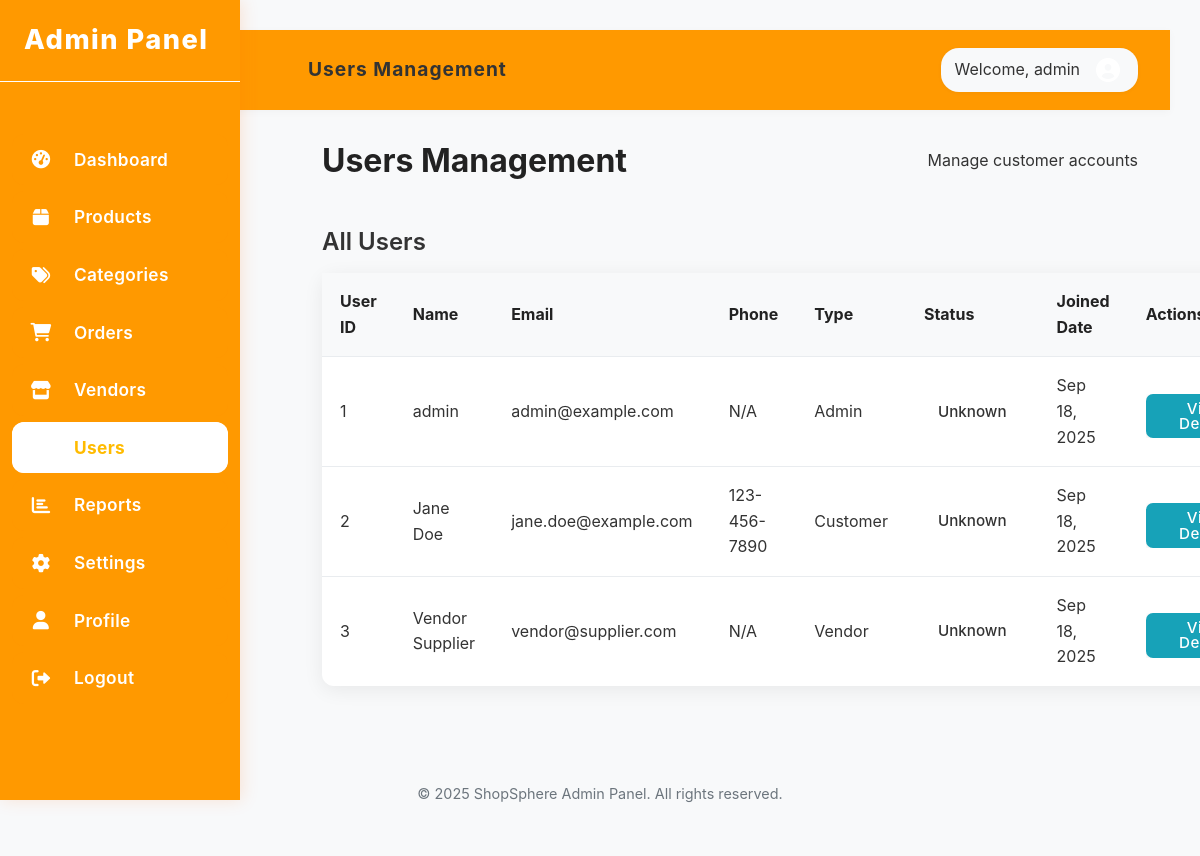
Screenshot of /admin/admin-users.php (signed in) with the database file from the repository.
### tables this page shows
CREATE TABLE users (
    id INT AUTO_INCREMENT PRIMARY KEY,
    username VARCHAR(50) NOT NULL UNIQUE,
    email VARCHAR(100) NOT NULL UNIQUE,
    password VARCHAR(255) NOT NULL,
    user_type ENUM('customer', 'vendor', 'admin') DEFAULT 'customer',
    reset_token VARCHAR(255) DEFAULT NULL,
    reset_token_expires_at DATETIME DEFAULT NULL,
    last_reset_request_at DATETIME DEFAULT NULL,
    created_at TIMESTAMP DEFAULT CURRENT_TIMESTAMP,
    updated_at TIMESTAMP DEFAULT CURRENT_TIMESTAMP ON UPDATE CURRENT_TIMESTAMP
);

CREATE TABLE user_profiles (
    id INT AUTO_INCREMENT PRIMARY KEY,
    user_id INT NOT NULL,
    first_name VARCHAR(50),
    last_name VARCHAR(50),
    phone VARCHAR(20),
    address TEXT,
    city VARCHAR(50),
    state VARCHAR(50),
    country VARCHAR(50),
    zip_code VARCHAR(20),
    avatar VARCHAR(255),
    email_notifications BOOLEAN DEFAULT TRUE,
    sms_notifications BOOLEAN DEFAULT FALSE,
    marketing_communications BOOLEAN DEFAULT FALSE,
    FOREIGN KEY (user_id) REFERENCES users (id) ON DELETE CASCADE
);

### admin/admin-users.php (the view, shortened to what this page needs)
<?php
$database = new Database();
$db = $database->getConnection();
$page_title = "Users Management";
$query = "SELECT u.*, up.first_name, up.last_name, up.phone
          FROM users u
          LEFT JOIN user_profiles up ON u.id = up.user_id
          ORDER BY u.created_at DESC";
$stmt = $db->prepare($query);
$stmt->execute();
$users = $stmt->fetchAll(PDO::FETCH_ASSOC);
include_once '../includes/admin-header.php';
?>
<link rel="stylesheet" href="../assets/css/pages/admin-users.css">
<div class="admin-users-container">
    <div class="admin-users-header">
        <h1>Users Management</h1>
        <p>Manage customer accounts</p>
    </div>
    <div>
        <div>
            <h2>All Users</h2>
        </div>
        <div>
            <?php if (!empty($users)): ?>
                <table class="users-table">
                    <thead>
                        <tr>
                            <th>User ID</th>
                            <th>Name</th>
                            <th>Email</th>
                            <th>Phone</th>
                            <th>Type</th>
                            <th>Status</th>
                            <th>Joined Date</th>
                            <th>Actions</th>
                        </tr>
                    </thead>
                    <tbody>
                        <?php foreach ($users as $user): ?>
                            <tr>
                                <td data-label="User ID"><?php echo $user['id']; ?></td>
                                <td data-label="Name">
                                    <?php
                                    $full_name = trim($user['first_name'] . ' ' . $user['last_name']);
                                    echo !empty($full_name) ? htmlspecialchars($full_name) : htmlspecialchars($user['username']);
                                    ?>
                                </td>
                                <td data-label="Email"><?php echo htmlspecialchars($user['email']); ?></td>
                                <td data-label="Phone"><?php echo !empty($user['phone']) ? htmlspecialchars($user['phone']) : 'N/A'; ?></td>
                                <td data-label="Type">
                                    <span class="badge badge-<?php echo $user['user_type']; ?>">
                                        <?php echo ucfirst($user['user_type']); ?>
                                    </span>
                                </td>
                                <td data-label="Status">
                                    <span class="user-status <?php echo isset($user['status']) ? $user['status'] : 'unknown'; ?>">
                                        <?php echo isset($user['status']) ? ucfirst($user['status']) : 'Unknown'; ?>
                                    </span>
                                </td>
                                <td data-label="Joined Date"><?php echo date('M j, Y', strtotime($user['created_at'])); ?></td>
                                <td data-label="Actions">
                                    <div class="action-buttons">
                                        <a href="admin-user-details.php?id=<?php echo $user['id']; ?>" class="btn btn-edit">View Details</a>
                                    </div>
                                </td>
                            </tr>
                        <?php endforeach; ?>
                    </tbody>
                </table>
            <?php else: ?>
                <p class="text-center">No users found.</p>
            <?php endif; ?>
        </div>
    </div>
</div>
<?php
include_once '../includes/admin-footer.php';
?>

### includes/admin-header.php (shortened to what this page needs)
<!DOCTYPE html>
<html lang="en">
<head>
    <link rel="stylesheet" href="../assets/css/style.css">
    <link rel="stylesheet" href="../../assets/css/pages/admin-dashboard.css">
    <link rel="stylesheet" href="../../assets/css/pages/admin-profile.css">
    <link rel="stylesheet" href="../../assets/css/pages/admin-header.css">
    <link rel="stylesheet" href="../../assets/css/pages/admin-login.css">
    <link href="https://cdnjs.cloudflare.com/ajax/libs/font-awesome/6.0.0/css/all.min.css" rel="stylesheet">
</head>
<body class="admin-body">
    <div class="admin-wrapper">
        <aside class="admin-sidebar">
            <div class="sidebar-header">
                <h2 style="color:#fff !important;">Admin Panel</h2>
            </div>
            <nav class="sidebar-nav">
                <ul>
                    <li class="nav-item <?php echo basename($_SERVER['PHP_SELF']) == 'admin-dashboard.php' ? 'active' : ''; ?>">
                        <a href="admin-dashboard.php" class="nav-link"><i class="fas fa-tachometer-alt"></i><span>Dashboard</span></a>
                    </li>
                    <li class="nav-item <?php echo basename($_SERVER['PHP_SELF']) == 'admin-products.php' ? 'active' : ''; ?>">
                        <a href="admin-products.php" class="nav-link"><i class="fas fa-box"></i><span>Products</span></a>
                    </li>
                    <li class="nav-item <?php echo basename($_SERVER['PHP_SELF']) == 'admin-categories.php' ? 'active' : ''; ?>">
                        <a href="admin-categories.php" class="nav-link"><i class="fas fa-tags"></i><span>Categories</span></a>
                    </li>
                    <li class="nav-item <?php echo basename($_SERVER['PHP_SELF']) == 'admin-orders.php' ? 'active' : ''; ?>">
                        <a href="admin-orders.php" class="nav-link"><i class="fas fa-shopping-cart"></i><span>Orders</span></a>
                    </li>
                    <li class="nav-item <?php echo basename($_SERVER['PHP_SELF']) == 'admin-vendors.php' ? 'active' : ''; ?>">
                        <a href="admin-vendors.php" class="nav-link"><i class="fas fa-store"></i><span>Vendors</span></a>
                    </li>
                    <li class="nav-item <?php echo basename($_SERVER['PHP_SELF']) == 'admin-users.php' ? 'active' : ''; ?>">
                        <a href="admin-users.php" class="nav-link"><i class="fas fa-users"></i><span>Users</span></a>
                    </li>
                    <li class="nav-item <?php echo basename($_SERVER['PHP_SELF']) == 'admin-reports.php' ? 'active' : ''; ?>">
                        <a href="admin-reports.php" class="nav-link"><i class="fas fa-chart-bar"></i><span>Reports</span></a>
                    </li>
                    <li class="nav-item <?php echo basename($_SERVER['PHP_SELF']) == 'admin-settings.php' ? 'active' : ''; ?>">
                        <a href="admin-settings.php" class="nav-link"><i class="fas fa-cog"></i><span>Settings</span></a>
                    </li>
                    <li class="nav-item <?php echo basename($_SERVER['PHP_SELF']) == 'admin-profile.php' ? 'active' : ''; ?>">
                        <a href="admin-profile.php" class="nav-link"><i class="fas fa-user"></i><span>Profile</span></a>
                    </li>
                    <li class="nav-item <?php echo basename($_SERVER['PHP_SELF']) == 'admin-logout.php' ? 'active' : ''; ?>">
                        <a href="admin-logout.php" class="nav-link"><i class="fas fa-sign-out-alt"></i><span>Logout</span></a>
                    </li>
                </ul>
            </nav>
        </aside>
        <main class="admin-main">
            <header class="admin-topnav">
                <div class="topnav-left">
                    <h1><?php echo isset($page_title) ? $page_title : 'Dashboard'; ?></h1>
                </div>
                <div class="topnav-right">
                    <div class="admin-user">
                        <span>Welcome, <?php echo $_SESSION['username']; ?></span>
                        <div class="user-avatar">
                            <i class="fas fa-user-circle"></i>
                        </div>
                    </div>
                </div>
            </header>

### includes/admin-footer.php (shortened to what this page needs)
<footer class="admin-footer" style="padding:24px;text-align:center;background:#f8f9fa;color:#6c757d;margin-top:40px;">
    <div class="container">
        <span>&copy; <?php echo date('Y'); ?> ShopSphere Admin Panel. All rights reserved.</span>
    </div>
</footer>
</body>
</html>

### assets/css/style.css (style rules this page uses)
* { margin: 0; padding: 0; box-sizing: border-box; }
body { font-family: 'MTN Brighter Sans', -apple-system, BlinkMacSystemFont, "Segoe UI", Roboto, Helvetica, Arial, sans-serif; line-height: 1.6; color: #333; background-color: #f8f9fa; }
.container { width: 100%; max-width: 1200px; margin: 0 auto; padding: 0 15px; }

### assets/css/pages/admin-dashboard.css (style rules this page uses)
.nav-link { display: flex; align-items: center; padding: 1rem 1.7rem; color: #ff6600; font-family: 'Inter', sans-serif; font-size: 1.12rem; border-radius: 14px; transition: background 0.2s, color 0.2s, box-shadow 0.2s; text-decoration: none; background: #fff; letter-spacing: 0.02em; white-space: nowrap; box-shadow: 0 2px 12px rgba(255,102,0,0.10); font-weight: 600; }
.nav-link i { margin-right: 1rem; font-size: 1.25rem; filter: none; }
.btn { display: inline-flex; align-items: center; justify-content: center; padding: 8px 16px; border-radius: 8px; text-decoration: none; font-weight: 500; font-size: 0.9rem; cursor: pointer; transition: var(--transition); border: none; gap: 6px; }
.action-buttons { display: flex; gap: 8px; }

### assets/css/pages/admin-header.css (style rules this page uses)
.sidebar-header, .sidebar-header h2 { display: flex !important; visibility: visible !important; opacity: 1 !important; }
.admin-sidebar { width: 240px; background: #ff9900; color: #fff; display: flex; flex-direction: column; min-height: 100vh; position: fixed; top: 0; left: 0; box-shadow: 2px 0 16px rgba(255, 102, 0, 0.15); z-index: 100; }
.sidebar-header { padding: 24px; display: flex; align-items: center; justify-content: flex-start; border-bottom: 1px solid #fff; background: transparent; }
.sidebar-header h2 { font-size: 1.7rem; font-weight: 800; margin: 0; color: #fff; letter-spacing: 1.5px; }
.sidebar-nav { flex: 1; overflow-y: auto; scrollbar-width: none; -ms-overflow-style: none; }
.sidebar-nav ul { list-style: none; padding: 12px 0; margin: 0; margin-top: 1rem; }
.nav-item { margin: 0 12px 6px 12px; border-radius: 12px; overflow: hidden; transition: background-color 0.2s, box-shadow 0.2s; }
.nav-item.active { background: #fff; }
.nav-link { display: flex; align-items: center; gap: 12px; padding: 12px 18px; color: #fff !important; background: #ff9900 !important; text-decoration: none; font-size: 1.08rem; font-weight: 600; white-space: nowrap; transition: background 0.2s, color 0.2s, box-shadow 0.2s; border-radius: 12px; box-shadow: 0 2px 8px rgba(255,102,0,0.07); }
.nav-item.active .nav-link { background: #fff !important; color: #ffbb00 !important; font-weight: 700; }
.nav-link i { font-size: 1.15rem; margin-right: 10px; width: 22px; text-align: center; color: #fff !important; transition: color 0.2s; }
.admin-main { flex: 1; padding: 30px; overflow-y: auto; }
.admin-topnav { display: flex; justify-content: space-between; align-items: center; padding: 18px 32px 18px 260px; background: #ff9900; border-bottom: 1px solid var(--gray-200); box-shadow: 0 2px 8px rgba(0,0,0,0.03); position: sticky; top: 0; z-index: 90; }
.topnav-left { display: flex; align-items: center; gap: 1rem; }
.topnav-left h1 { font-size: 1.2rem; font-weight: 700; margin: 0 0 0 18px; color: var(--gray-800); letter-spacing: 1px; }
.topnav-right { display: flex; align-items: center; gap: 1rem; }
.admin-user { display: flex; align-items: center; gap: 12px; background: #f8f9fa; padding: 6px 14px; border-radius: 18px; box-shadow: 0 1px 4px rgba(0,0,0,0.04); }
.user-avatar { width: 32px; height: 32px; border-radius: 50%; background: var(--primary); display: flex; align-items: center; justify-content: center; color: #fff; font-size: 1.5rem; }

### assets/css/pages/admin-login.css (style rules this page uses)
.btn { display: inline-block; padding: 14px 28px; background: linear-gradient(90deg, var(--primary-color) 60%, var(--primary-dark) 100%); color: #fff; border: none; border-radius: 10px; font-size: 17px; font-weight: 600; cursor: pointer; transition: background 0.3s, box-shadow 0.3s, transform 0.2s; text-align: center; box-shadow: 0 2px 8px rgba(124,58,237,0.08); letter-spacing: 0.5px; }

### assets/css/base/typography.css (style rules this page uses)
body { font-family: 'Segoe UI', Tahoma, Geneva, Verdana, sans-serif; font-size: 16px; line-height: 1.6; color: var(--text-primary); }
h1, h2, h3, h4, h5, h6 { font-weight: 600; line-height: 1.2; margin-bottom: var(--spacing-md); color: var(--text-primary); }
h1 { font-size: var(--font-size-xxl); }
h2 { font-size: var(--font-size-xl); }
p { margin-bottom: var(--spacing-md); }
a { color: var(--primary-color); transition: color var(--transition-fast); }

### assets/css/layout/grid.css (style rules this page uses)
.container { width: 100%; max-width: 1200px; margin: 0 auto; padding: 0 var(--spacing-md); }

### assets/css/pages/products.css (style rules this page uses)
.sidebar-header { display: none; }

### rows the page displays
users: id "1", username "admin", email "admin@example.com", shows "N/A", user_type "Admin", created_at "Sep 18, 2025"
user_profiles: user "2", full_name "Jane Doe", user.email "jane.doe@example.com", phone "123-456-7890", user.user_type "Customer", user.created_at "Sep 18, 2025"
user_profiles: user "3", full_name "Vendor Supplier", user.email "vendor@supplier.com", shows "N/A", user.user_type "Vendor", user.created_at "Sep 18, 2025"

### other values shown
$page_title "Users Management"
$_SESSION['username'] "admin"
